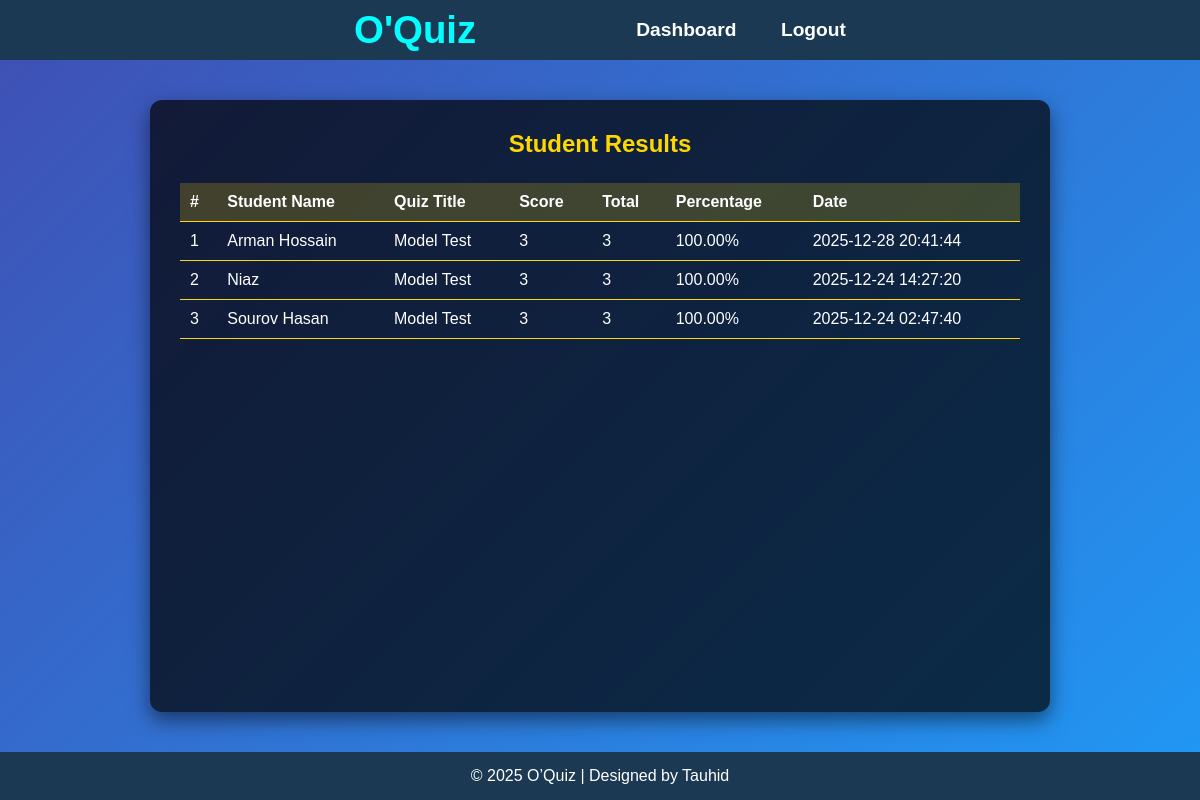
Screenshot of /view_results.php (signed in) with the database file from the repository.
### tables this page shows
CREATE TABLE `results` (
  `id` int NOT NULL,
  `attempt_id` int NOT NULL,
  `user_id` int NOT NULL,
  `quiz_id` int NOT NULL,
  `score` int NOT NULL,
  `total_possible` int NOT NULL,
  `percentage` decimal(5,2) NOT NULL,
  `attempted_on` datetime DEFAULT CURRENT_TIMESTAMP
);

CREATE TABLE `users` (
  `id` int NOT NULL,
  `fullname` varchar(255) NOT NULL,
  `email` varchar(255) NOT NULL,
  `password` varchar(255) NOT NULL,
  `created_at` timestamp NOT NULL DEFAULT CURRENT_TIMESTAMP,
  `role` enum('student','teacher','admin') DEFAULT 'student',
  `email_verified` tinyint(1) DEFAULT '0',
  `verification_token` varchar(255) DEFAULT NULL,
  `status` enum('active','blocked') DEFAULT 'active'
);

CREATE TABLE `quizzes` (
  `id` int NOT NULL,
  `title` varchar(255) NOT NULL,
  `description` text,
  `subject_id` int DEFAULT NULL,
  `created_by` int DEFAULT NULL,
  `total_points` int DEFAULT '0',
  `time_limit_minutes` int DEFAULT NULL,
  `is_published` tinyint(1) DEFAULT '0',
  `created_at` timestamp NOT NULL DEFAULT CURRENT_TIMESTAMP,
  `subject` varchar(100) NOT NULL,
  `chapter` varchar(100) DEFAULT NULL,
  `special_exam_name` varchar(255) DEFAULT NULL
);

### view_results.php (the view, shortened to what this page needs)
<?php
include "db.php";
$query = "SELECT r.id, u.fullname AS student_name, q.title AS quiz_title,
                 r.score, r.total_possible, r.percentage, r.attempted_on
          FROM results r
          JOIN users u ON r.user_id = u.id
          JOIN quizzes q ON r.quiz_id = q.id
          WHERE q.created_by = ?
          ORDER BY r.attempted_on DESC";
$stmt = $conn->prepare($query);
$stmt->bind_param("i", $_SESSION['user_id']);
$stmt->execute();
$results = $stmt->get_result();
?>
<!DOCTYPE html>
<html lang="en">
<head>
    <link rel="stylesheet" href="style.css">
    <link rel="stylesheet" href="qstyle.css">
</head>
<body>
    <div class="nav">
        <h1 class="logo">O'Quiz</h1>
        <div class="nav_links">
            <a href="teacher_dashboard.php">Dashboard</a>
            <a href="logout.php">Logout</a>
        </div>
    </div>
    <main>
        <div class="quiz-container">
            <div class="quiz-form">
                <h2>Student Results</h2>
                <?php if ($results && $results->num_rows > 0): ?>
                    <table>
                        <thead>
                            <tr>
                                <th>#</th>
                                <th>Student Name</th>
                                <th>Quiz Title</th>
                                <th>Score</th>
                                <th>Total</th>
                                <th>Percentage</th>
                                <th>Date</th>
                            </tr>
                        </thead>
                        <tbody>
                            <?php $count = 1; ?>
                            <?php while ($row = $results->fetch_assoc()): ?>
                                <tr>
                                    <td><?php echo $count++; ?></td>
                                    <td><?php echo htmlspecialchars($row['student_name']); ?></td>
                                    <td><?php echo htmlspecialchars($row['quiz_title']); ?></td>
                                    <td><?php echo $row['score']; ?></td>
                                    <td><?php echo $row['total_possible']; ?></td>
                                    <td><?php echo $row['percentage']; ?>%</td>
                                    <td><?php echo $row['attempted_on']; ?></td>
                                </tr>
                            <?php endwhile; ?>
                        </tbody>
                    </table>
                <?php else: ?>
                    <p>No results available yet.</p>
                <?php endif; ?>
            </div>
        </div>
    </main>
    <footer>
        <p>© 2025 O’Quiz | Designed by Tauhid</p>
    </footer>
</body>
</html>

### style.css (style rules this page uses)
* { box-sizing: border-box; }
html, body { height: 100%; }
body { margin: 0; font-family: Arial, sans-serif; display: flex; flex-direction: column; background-color: #1b3953; }
.nav { display: flex; background-color: #1b3953; color: white; align-items: center; justify-content: center; padding: 20px; height: 60px; }
.logo { color: aqua; font-weight: bolder; font-size: 2.4rem; margin-right: 120px; }
.nav_links a { color: white; margin-left: 40px; text-decoration: none; font-weight: bold; font-size: 1.2rem; }
main { flex: 1; background: linear-gradient(135deg, #3f51b5, #2196f3); }
footer { background-color: #1b3953; color: white; text-align: center; padding: 15px 0; }
footer p { margin: 0; }

### qstyle.css (style rules this page uses)
* { box-sizing: border-box; margin: 0; padding: 0; }
html, body { height: 100%; }
body { font-family: Arial, sans-serif; display: flex; flex-direction: column; background-color: #1b3953; color: white; }
.nav { display: flex; align-items: center; justify-content: center; padding: 20px; height: 60px; background-color: #1b3953; }
.logo { color: aqua; font-size: 2.4rem; font-weight: bold; margin-right: 120px; }
.nav_links a { color: white; margin-left: 40px; text-decoration: none; font-size: 1.2rem; font-weight: bold; }
main { flex: 1; background: linear-gradient(135deg, #3f51b5, #2196f3); padding: 40px 20px; display: flex; justify-content: center; }
.quiz-container { width: 100%; display: flex; justify-content: center; }
.quiz-form { width: 100%; max-width: 900px; padding: 30px; background-color: rgba(0,0,0,0.7); border-radius: 12px; box-shadow: 0 8px 20px rgba(0,0,0,0.5); }
.quiz-form h2 { text-align: center; margin-bottom: 25px; color: #ffd700; }
footer { background-color: #1b3953; text-align: center; padding: 15px 0; }

### view_results.php (style rules this page uses)
table { width: 100%; border-collapse: collapse; margin-top: 15px; color: white; }
th, td { padding: 10px; text-align: left; border-bottom: 1px solid #ffd700; }
th { background-color: rgba(255, 215, 0, 0.2); }

### rows the page displays
results: user.fullname "Arman Hossain", quiz.title "Model Test", score "3", total_possible "3", percentage "100.00", attempted_on "2025-12-28 20:41:44"
results: user.fullname "Niaz", quiz.title "Model Test", score "3", total_possible "3", percentage "100.00", attempted_on "2025-12-24 14:27:20"
results: user.fullname "Sourov Hasan", quiz.title "Model Test", score "3", total_possible "3", percentage "100.00", attempted_on "2025-12-24 02:47:40"
